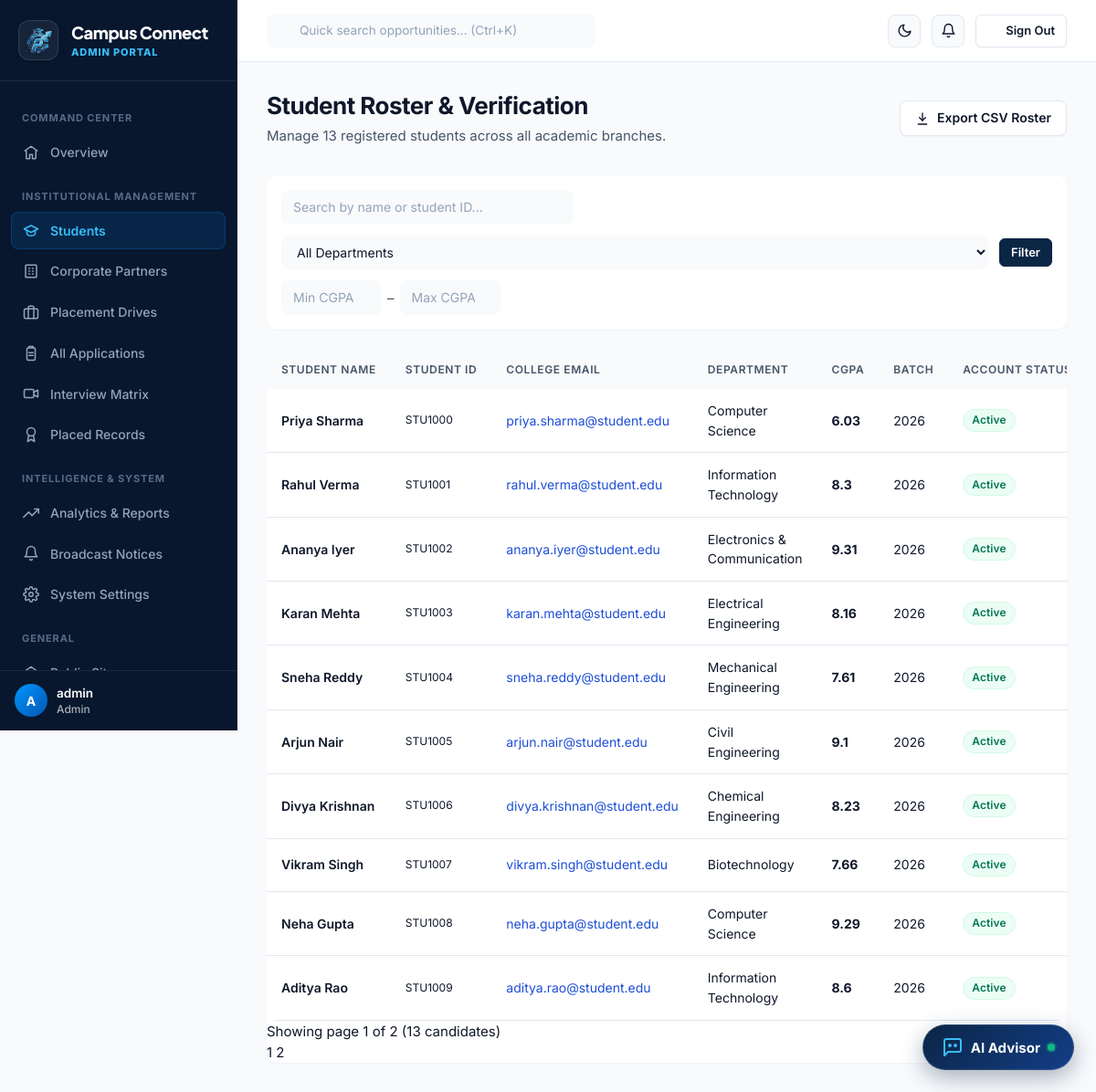
/admin/students (signed in), run on the app's committed database.
### tables this page shows
CREATE TABLE users (
    id INTEGER PRIMARY KEY AUTOINCREMENT,
    email VARCHAR(255) NOT NULL UNIQUE,
    password_hash VARCHAR(255) NOT NULL,
    role VARCHAR(20) NOT NULL CHECK(role IN ('student','admin','recruiter')),
    is_active INTEGER NOT NULL DEFAULT 1,
    created_at TIMESTAMP NOT NULL DEFAULT CURRENT_TIMESTAMP
);

CREATE TABLE students (
    id INTEGER PRIMARY KEY AUTOINCREMENT,
    user_id INTEGER NOT NULL UNIQUE REFERENCES users(id) ON DELETE CASCADE,
    student_no VARCHAR(50) NOT NULL UNIQUE,
    name VARCHAR(150) NOT NULL,
    phone VARCHAR(20),
    department VARCHAR(100) NOT NULL,
    grad_year INTEGER NOT NULL,
    cgpa REAL NOT NULL DEFAULT 0,
    tenth_pct REAL,
    twelfth_pct REAL,
    backlogs INTEGER NOT NULL DEFAULT 0,
    soft_skills TEXT,
    certifications TEXT,
    projects TEXT,
    internships TEXT,
    resume_filename VARCHAR(255),
    resume_original_name VARCHAR(255),
    created_at TIMESTAMP NOT NULL DEFAULT CURRENT_TIMESTAMP,
    updated_at TIMESTAMP NOT NULL DEFAULT CURRENT_TIMESTAMP
);

### routes/admin_routes.py (the view)
@bp.route("/students")
def students():
    search = request.args.get("q", "").strip()
    dept = request.args.get("department", "")
    min_cgpa = request.args.get("min_cgpa", "")
    max_cgpa = request.args.get("max_cgpa", "")
    page = max(int(request.args.get("page", 1)), 1)
    per_page = 10
    sql = "SELECT s.*, u.email, u.is_active FROM students s JOIN users u ON u.id=s.user_id WHERE 1=1"
    args = []
    if search:
        sql += " AND (s.name LIKE ? OR s.student_no LIKE ?)"
        args += [f"%{search}%", f"%{search}%"]
    if dept:
        sql += " AND s.department = ?"
        args.append(dept)
    if min_cgpa:
        sql += " AND s.cgpa >= ?"
        args.append(float(min_cgpa))
    if max_cgpa:
        sql += " AND s.cgpa <= ?"
        args.append(float(max_cgpa))
    all_rows = query(sql, args)
    total = len(all_rows)
    start = (page - 1) * per_page
    rows = all_rows[start:start + per_page]
    total_pages = max((total + per_page - 1) // per_page, 1)
    return render_template(
        "admin/students.html", students=rows, search=search, dept=dept, min_cgpa=min_cgpa, max_cgpa=max_cgpa,
        departments=DEPARTMENTS, page=page, total_pages=total_pages, total=total
    )

### auth.py (called while the page is built)
def load_logged_in_user():
    user_id = session.get("user_id")
    if user_id is None:
        g.user = None
    else:
        g.user = query("SELECT * FROM users WHERE id = ?", (user_id,), one=True)

def role_required(*roles):
    def decorator(view):
        @functools.wraps(view)
        def wrapped(*args, **kwargs):
            if g.user is None:
                flash("Please log in to continue.", "warning")
                return redirect(url_for("auth.login", next=request.path))
            if g.user["role"] not in roles:
                abort(403)
            return view(*args, **kwargs)
        return wrapped
    return decorator

def unread_notification_count(user_id):
    row = query(
        "SELECT COUNT(*) as c FROM notifications WHERE user_id = ? AND is_read = 0",
        (user_id,), one=True
    )
    return row["c"] if row else 0

### db.py (called while the page is built)
def get_db():
    if "db" not in g:
        g.db = sqlite3.connect(current_app.config["DATABASE_PATH"])
        g.db.row_factory = sqlite3.Row
        g.db.execute("PRAGMA foreign_keys = ON")
    return g.db

def query(sql, args=(), one=False):
    cur = get_db().execute(sql, args)
    rows = cur.fetchall()
    cur.close()
    return (rows[0] if rows else None) if one else rows

### routes/admin_routes.py (called while the page is built)
@bp.before_request
@role_required("admin")
def guard():
    pass

### templates/admin/students.html (shortened to what this page needs)
{% extends "base_dashboard.html" %}
{% from "_icons.html" import icon %}
{% block sidebar_nav %}{% include "admin/_sidebar.html" %}{% endblock %}
{% block content %}
<div class="flex-between mb-8" style="flex-wrap:wrap;">
  <div>
    <h1 class="h2" style="margin:0 0 var(--space-1);">Student Roster & Verification</h1>
    <p class="text-muted" style="margin:0;">Manage {{ total }} registered students across all academic branches.</p>
  </div>
  <a href="{{ url_for('admin.export_students') }}" class="btn btn-outline">
    {{ icon('download', 16) }} Export CSV Roster
  </a>
</div>
<div class="card mb-6" style="padding:var(--space-4);">
  <form method="GET" class="toolbar" style="margin-bottom:0;">
    <div class="toolbar-filters" style="flex:1;">
      <div class="input-group" style="flex:1;max-width:320px;">
        <input type="text" name="q" value="{{ search }}" placeholder="Search by name or student ID...">
      </div>
      <select name="department" class="filter-select" onchange="this.form.submit()">
        <option value="">All Departments</option>
      </select>
      <div style="display:flex;align-items:center;gap:6px;">
        <input type="number" step="0.1" name="min_cgpa" value="{{ min_cgpa }}" placeholder="Min CGPA" style="width:110px;">
        <span class="text-muted">&ndash;</span>
        <input type="number" step="0.1" name="max_cgpa" value="{{ max_cgpa }}" placeholder="Max CGPA" style="width:110px;">
      </div>
    </div>
    <div style="display:flex;gap:8px;">
      <button class="btn btn-primary btn-sm" type="submit">Filter</button>
    </div>
  </form>
</div>
<div class="card card-flush">
  {% if students %}
  <div class="table-wrap">
    <table class="data-table">
      <thead>
        <tr>
          <th>Student Name</th>
          <th>Student ID</th>
          <th>College Email</th>
          <th>Department</th>
          <th>CGPA</th>
          <th>Batch</th>
          <th>Account Status</th>
        </tr>
      </thead>
      <tbody>
        {% for s in students %}
        <tr>
          <td class="cell-primary font-semibold">{{ s.name }}</td>
          <td class="cell-muted font-mono text-xs">{{ s.student_no }}</td>
          <td><a href="mailto:{{ s.email }}" class="text-brand">{{ s.email }}</a></td>
          <td class="cell-muted">{{ s.department }}</td>
          <td class="cell-muted font-bold">{{ s.cgpa }}</td>
          <td class="cell-muted">{{ s.grad_year }}</td>
          <td>
            <span class="badge {{ 'badge-success' if s.is_active else 'badge-danger' }}">
              {{ 'Active' if s.is_active else 'Deactivated' }}
            </span>
          </td>
        </tr>
        {% endfor %}
      </tbody>
    </table>
  </div>
  {% if total_pages > 1 %}
  <div class="pagination">
    <div>Showing page {{ page }} of {{ total_pages }} ({{ total }} candidates)</div>
    <div class="pagination-links">
      {% for p in range(1, total_pages + 1) %}
      <a href="{{ url_for('admin.students', page=p, q=search, department=dept, min_cgpa=min_cgpa, max_cgpa=max_cgpa) }}" class="{{ 'active' if page==p }}">{{ p }}</a>
      {% endfor %}
    </div>
  </div>
  {% endif %}
  {% else %}
  <div class="empty-state">
    <div class="empty-icon">{{ icon('graduation', 24) }}</div>
    <h4>No students found</h4>
    <p>No candidates match your current filter parameters.</p>
  </div>
  {% endif %}
</div>
{% endblock %}

### templates/base_dashboard.html (shortened to what this page needs)
{% extends "base.html" %}
{% from "_icons.html" import icon %}
{% block body %}
<div class="app-shell app-layout">
  <aside class="sidebar app-sidebar" id="app-sidebar">
    <div class="sidebar-brand">
      <a href="{{ url_for('public.landing') }}" class="brand-lockup">
        <div class="brand-logo-wrap">
          <img src="{{ url_for('static', filename='images/logo.png') }}" alt="Campus Connect" class="brand-logo-img">
        </div>
        <div class="brand-text-block">
          <span class="brand-name">Campus Connect</span>
          <span class="brand-sub">{% if current_user %}{{ current_user.role|capitalize }} Portal{% else %}Portal{% endif %}</span>
        </div>
      </a>
    </div>
    <nav class="sidebar-nav">
      {% block sidebar_nav %}{% endblock %}
      <div class="sidebar-section-label">General</div>
      <a href="{{ url_for('public.landing') }}" class="sidebar-link">
        {{ icon('home', 18) }} Public Site
      </a>
    </nav>
        <div class="sidebar-footer">
      <div class="flex-align-center" style="gap:10px;">
        <div class="avatar" style="width:36px;height:36px;font-size:0.875rem;background:linear-gradient(135deg, #0096FF, #0056b3);color:#FFFFFF;flex-shrink:0;">
          {{ current_user.email[0]|upper if current_user else 'U' }}
        </div>
        <div style="overflow:hidden;flex:1;">
          <div class="font-semibold text-sm truncate" style="color:#FFFFFF;">
            {{ current_user.email.split('@')[0] if current_user else 'User' }}
          </div>
          <div class="text-xs font-medium" style="color:rgba(255,255,255,0.65);">
            {{ current_user.role|capitalize if current_user else 'Guest' }}
          </div>
        </div>
      </div>
    </div>
  </aside>
  <div class="main-col app-main">
    <header class="topbar app-topbar">
      <div class="topbar-left">
        <div class="topbar-search">
          <input type="text" placeholder="Quick search opportunities... (Ctrl+K)" id="global-search-input" onclick="window.location.href='{{ url_for('public.jobs_hub') }}'">
        </div>
      </div>
      <div class="topbar-right">
        <button class="theme-toggle-btn" id="dashboard-theme-toggle" aria-label="Toggle Theme" title="Switch Theme">
          <span class="theme-icon-moon">{{ icon('moon', 17) }}</span>
        </button>
        {% if current_user %}
        <div class="topbar-notifications">
          <a href="{{ url_for(current_user.role ~ '.notifications') }}" class="topbar-notif-btn" aria-label="Notifications" title="Notifications">
            {{ icon('bell', 17) }}
          </a>
        </div>
        {% endif %}
        <a href="{{ url_for('auth.logout') }}" class="btn btn-outline btn-sm header-signout-btn" title="Sign Out">
          {{ icon('log-out', 14) }} <span>Sign Out</span>
        </a>
      </div>
    </header>
    <main class="page-content app-content">
      {% block content %}{% endblock %}
    </main>
  </div>
</div>
{% endblock %}

### data on the page
users: role "ADMIN", email "A", email "admin", role "Admin"
students: name "Priya Sharma", student_no "STU1000", email "priya.sharma@student.edu", department "Computer Science", cgpa "6.03", grad_year "2026"
users: is_active "Active"
students: name "Rahul Verma", student_no "STU1001", email "rahul.verma@student.edu", department "Information Technology", cgpa "8.3", grad_year "2026"
users: is_active "Active"
students: name "Ananya Iyer", student_no "STU1002", email "ananya.iyer@student.edu", department "Electronics & Communication", cgpa "9.31", grad_year "2026"
users: is_active "Active"
students: name "Karan Mehta", student_no "STU1003", email "karan.mehta@student.edu", department "Electrical Engineering", cgpa "8.16", grad_year "2026"
users: is_active "Active"
students: name "Sneha Reddy", student_no "STU1004", email "sneha.reddy@student.edu", department "Mechanical Engineering", cgpa "7.61", grad_year "2026"
users: is_active "Active"
students: name "Arjun Nair", student_no "STU1005", email "arjun.nair@student.edu", department "Civil Engineering", cgpa "9.1", grad_year "2026"
users: is_active "Active"
students: name "Divya Krishnan", student_no "STU1006", email "divya.krishnan@student.edu", department "Chemical Engineering", cgpa "8.23", grad_year "2026"
users: is_active "Active"
students: name "Vikram Singh", student_no "STU1007", email "vikram.singh@student.edu", department "Biotechnology", cgpa "7.66", grad_year "2026"
users: is_active "Active"
students: name "Neha Gupta", student_no "STU1008", email "neha.gupta@student.edu", department "Computer Science", cgpa "9.29", grad_year "2026"
users: is_active "Active"
students: name "Aditya Rao", student_no "STU1009", email "aditya.rao@student.edu", department "Information Technology", cgpa "8.6", grad_year "2026"
users: is_active "Active"

### other printed values
{{ total }} "13"
{{ page }} "1"
{{ total_pages }} "2"
{{ p }} "1" "2"
